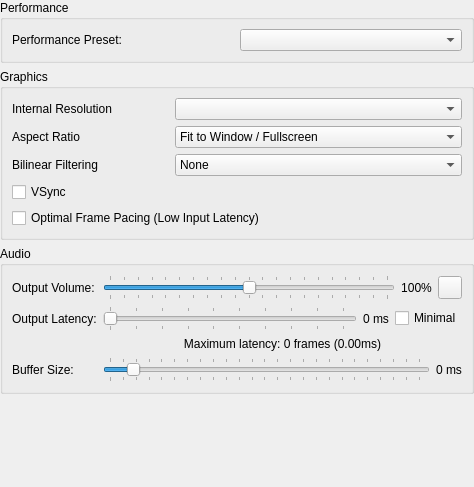
<?xml version="1.0" encoding="UTF-8"?>
<ui version="4.0">
 <class>QuickSettingsWidget</class>
 <widget class="QWidget" name="QuickSettingsWidget">
  <property name="geometry">
   <rect>
    <x>0</x>
    <y>0</y>
    <width>474</width>
    <height>487</height>
   </rect>
  </property>
  <property name="windowTitle">
   <string notr="true">Form</string>
  </property>
  <layout class="QVBoxLayout" name="verticalLayout">
   <property name="leftMargin">
    <number>0</number>
   </property>
   <property name="topMargin">
    <number>0</number>
   </property>
   <property name="rightMargin">
    <number>0</number>
   </property>
   <property name="bottomMargin">
    <number>0</number>
   </property>
   <item>
    <widget class="QGroupBox" name="groupBox_5">
     <property name="title">
      <string>Performance</string>
     </property>
     <layout class="QGridLayout" name="gridLayout_3">
      <item row="0" column="1">
       <widget class="QComboBox" name="perfPreset"/>
      </item>
      <item row="0" column="0">
       <widget class="QLabel" name="label_4">
        <property name="text">
         <string>Performance Preset:</string>
        </property>
       </widget>
      </item>
     </layout>
    </widget>
   </item>
   <item>
    <widget class="QGroupBox" name="systemSettingsGroup">
     <property name="title">
      <string>Graphics</string>
     </property>
     <layout class="QGridLayout" name="gridLayout_5">
      <item row="3" column="0">
       <widget class="QLabel" name="label_10">
        <property name="text">
         <string>Bilinear Filtering</string>
        </property>
       </widget>
      </item>
      <item row="2" column="0">
       <widget class="QLabel" name="label">
        <property name="text">
         <string>Aspect Ratio</string>
        </property>
       </widget>
      </item>
      <item row="0" column="0">
       <widget class="QLabel" name="label_9">
        <property name="text">
         <string>Internal Resolution</string>
        </property>
       </widget>
      </item>
      <item row="5" column="0" colspan="2">
       <layout class="QGridLayout" name="systemSettingsLayout">
        <item row="0" column="0">
         <widget class="QCheckBox" name="vsync">
          <property name="text">
           <string>VSync</string>
          </property>
         </widget>
        </item>
        <item row="1" column="0">
         <widget class="QCheckBox" name="optimalFramePacing">
          <property name="text">
           <string>Optimal Frame Pacing (Low Input Latency)</string>
          </property>
         </widget>
        </item>
       </layout>
      </item>
      <item row="0" column="1">
       <widget class="QComboBox" name="upscaleMultiplier"/>
      </item>
      <item row="2" column="1">
       <widget class="QComboBox" name="aspectRatio">
        <item>
         <property name="text">
          <string>Fit to Window / Fullscreen</string>
         </property>
        </item>
        <item>
         <property name="text">
          <string>Auto Standard (4:3 Interlaced / 3:2 Progressive)</string>
         </property>
        </item>
        <item>
         <property name="text">
          <string>Standard (4:3)</string>
         </property>
        </item>
        <item>
         <property name="text">
          <string>Widescreen (16:9)</string>
         </property>
        </item>
       </widget>
      </item>
      <item row="3" column="1">
       <widget class="QComboBox" name="bilinearFiltering">
        <item>
         <property name="text">
          <string>None</string>
         </property>
        </item>
        <item>
         <property name="text">
          <string extracomment="Smooth: Refers to the texture clarity.">Bilinear (Smooth)</string>
         </property>
        </item>
        <item>
         <property name="text">
          <string extracomment="Sharp: Refers to the texture clarity.">Bilinear (Sharp)</string>
         </property>
        </item>
       </widget>
      </item>
     </layout>
    </widget>
   </item>
   <item>
    <widget class="QGroupBox" name="gridGroupBox">
     <property name="title">
      <string>Audio</string>
     </property>
     <layout class="QGridLayout" name="gridLayout">
      <property name="leftMargin">
       <number>9</number>
      </property>
      <property name="topMargin">
       <number>9</number>
      </property>
      <property name="rightMargin">
       <number>9</number>
      </property>
      <property name="bottomMargin">
       <number>9</number>
      </property>
      <item row="5" column="3">
       <layout class="QHBoxLayout" name="horizontalLayout_5">
        <item>
         <widget class="QSlider" name="bufferMS">
          <property name="minimum">
           <number>15</number>
          </property>
          <property name="maximum">
           <number>500</number>
          </property>
          <property name="singleStep">
           <number>1</number>
          </property>
          <property name="pageStep">
           <number>5</number>
          </property>
          <property name="value">
           <number>50</number>
          </property>
          <property name="orientation">
           <enum>Qt::Orientation::Horizontal</enum>
          </property>
          <property name="tickPosition">
           <enum>QSlider::TickPosition::TicksBothSides</enum>
          </property>
          <property name="tickInterval">
           <number>20</number>
          </property>
         </widget>
        </item>
        <item>
         <widget class="QLabel" name="bufferMSLabel">
          <property name="text">
           <string>0 ms</string>
          </property>
         </widget>
        </item>
       </layout>
      </item>
      <item row="5" column="1">
       <widget class="QLabel" name="label_5">
        <property name="text">
         <string>Buffer Size:</string>
        </property>
       </widget>
      </item>
      <item row="1" column="3">
       <layout class="QHBoxLayout" name="horizontalLayout">
        <item>
         <widget class="QSlider" name="outputLatencyMS">
          <property name="minimum">
           <number>15</number>
          </property>
          <property name="maximum">
           <number>200</number>
          </property>
          <property name="orientation">
           <enum>Qt::Orientation::Horizontal</enum>
          </property>
          <property name="tickPosition">
           <enum>QSlider::TickPosition::TicksBothSides</enum>
          </property>
          <property name="tickInterval">
           <number>20</number>
          </property>
         </widget>
        </item>
        <item>
         <widget class="QLabel" name="outputLatencyLabel">
          <property name="text">
           <string>0 ms</string>
          </property>
         </widget>
        </item>
        <item>
         <widget class="QCheckBox" name="outputLatencyMinimal">
          <property name="text">
           <string>Minimal</string>
          </property>
         </widget>
        </item>
       </layout>
      </item>
      <item row="0" column="1">
       <widget class="QLabel" name="label_3">
        <property name="text">
         <string>Output Volume:</string>
        </property>
       </widget>
      </item>
      <item row="1" column="1">
       <widget class="QLabel" name="label_6">
        <property name="text">
         <string>Output Latency:</string>
        </property>
       </widget>
      </item>
      <item row="0" column="3">
       <layout class="QHBoxLayout" name="horizontalLayout_7">
        <item>
         <widget class="QSlider" name="volume">
          <property name="maximum">
           <number>200</number>
          </property>
          <property name="value">
           <number>100</number>
          </property>
          <property name="orientation">
           <enum>Qt::Orientation::Horizontal</enum>
          </property>
          <property name="tickPosition">
           <enum>QSlider::TickPosition::TicksBothSides</enum>
          </property>
          <property name="tickInterval">
           <number>10</number>
          </property>
         </widget>
        </item>
        <item>
         <widget class="QLabel" name="volumeLabel">
          <property name="sizePolicy">
           <sizepolicy hsizetype="Fixed" vsizetype="Preferred">
            <horstretch>0</horstretch>
            <verstretch>0</verstretch>
           </sizepolicy>
          </property>
          <property name="text">
           <string>100%</string>
          </property>
          <property name="alignment">
           <set>Qt::AlignmentFlag::AlignCenter</set>
          </property>
         </widget>
        </item>
        <item>
         <widget class="QToolButton" name="resetVolume">
          <property name="toolTip">
           <string>Reset Volume</string>
          </property>
          <property name="icon">
           <iconset theme="restart-line"/>
          </property>
         </widget>
        </item>
       </layout>
      </item>
      <item row="2" column="3">
       <widget class="QLabel" name="bufferingLabel">
        <property name="text">
         <string>Maximum latency: 0 frames (0.00ms)</string>
        </property>
        <property name="alignment">
         <set>Qt::AlignmentFlag::AlignCenter</set>
        </property>
       </widget>
      </item>
     </layout>
    </widget>
   </item>
   <item>
    <spacer name="verticalSpacer">
     <property name="orientation">
      <enum>Qt::Orientation::Vertical</enum>
     </property>
     <property name="sizeHint" stdset="0">
      <size>
       <width>20</width>
       <height>40</height>
      </size>
     </property>
    </spacer>
   </item>
  </layout>
 </widget>
 <resources>
  <include location="../resources/resources.qrc"/>
 </resources>
 <connections/>
</ui>
